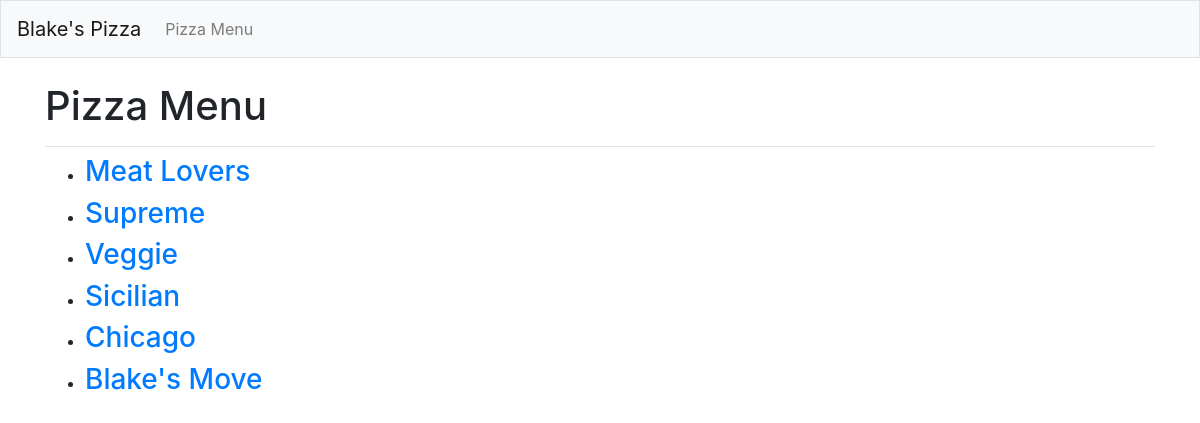
The page /pizzas on the database its author committed.
### pizzas/models.py (models this page shows)
class Pizza(models.Model):
    pizza_name = models.CharField(max_length=20)
    date_added = models.DateTimeField(auto_now_add=True)
    def __str__(self):
        return self.pizza_name

### pizzas/views.py (the view)
# urls.py: path('',include('pizzas.urls')),
def pizzas(request):
    pizzas = Pizza.objects.all()
    context = {'pizzas':pizzas}
    return render(request,'pizzas/pizzas.html', context)

### pizzas/templates/pizzas/pizzas.html (shortened to what this page needs)
{% extends "pizzas/base.html" %}
{% block}
{% block page_header %}
<h1>Pizza Menu</h1>
{% endblock page_header %}
{% block content %}
<ul>
    {% for p in pizzas %}
    <li>
        <h3>
            <a href="{% url 'pizzas:pizza' p.id %}">{{ p }} </a>
        </h3>
    </li>
    {% empty %}
    <li>No Pizzas have been added yet.</li>
    {% endfor %}
</ul>
{% endblock content %}

### pizzas/templates/pizzas/pizzas.html (style rules this page uses)
body { background-image: url('https://www.pixelstalk.net/wp-content/uploads/2016/06/Light-Blue-HD-Backgrounds-Free-Download.jpg') }

### rows shown on the page
Pizza: pizza_name "Meat Lovers"
Pizza: pizza_name "Supreme"
Pizza: pizza_name "Veggie"
Pizza: pizza_name "Sicilian"
Pizza: pizza_name "Chicago"
Pizza: pizza_name "Blake's Move"
